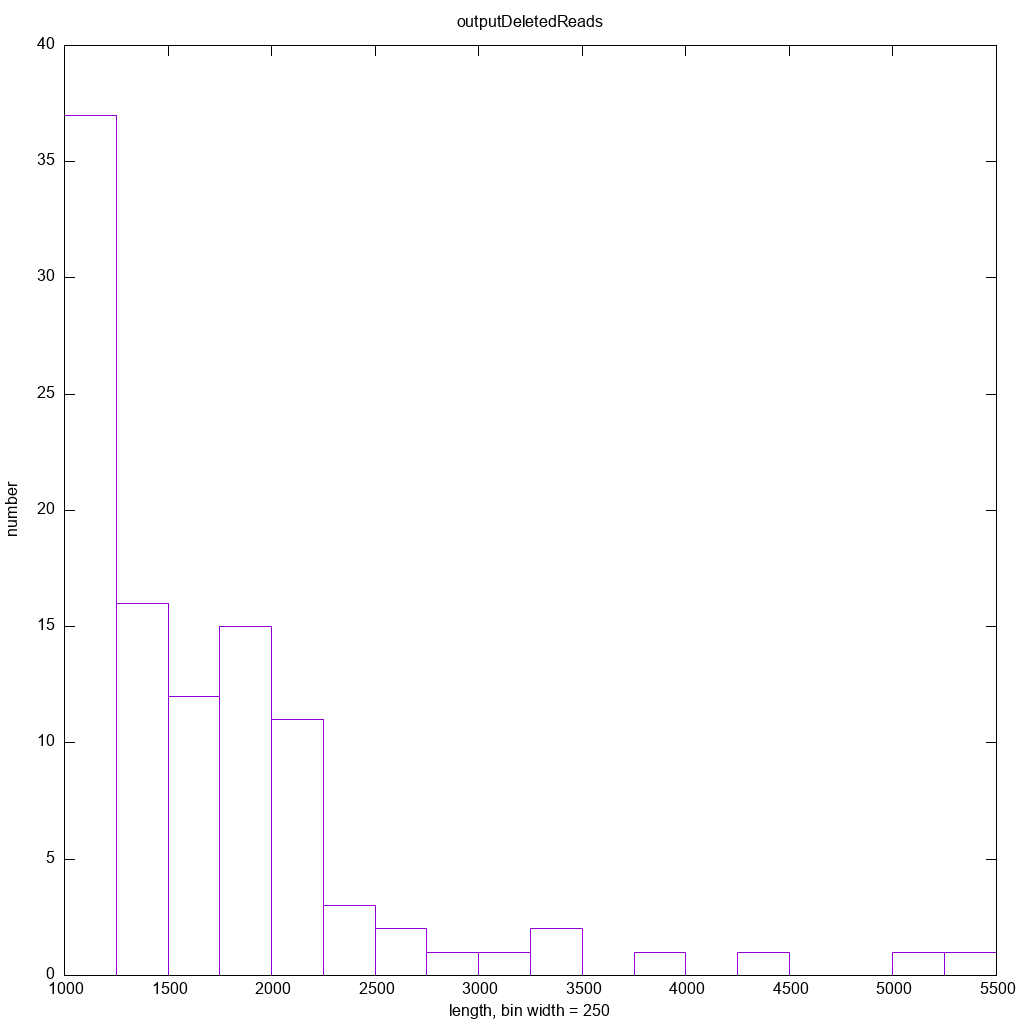

Recreate this plot in gnuplot.
set title 'outputDeletedReads'
set xlabel 'length, bin width = 250'
set ylabel 'number'

binwidth=250
set boxwidth binwidth
bin(x,width) = width*floor(x/width) + binwidth/2.0

set terminal png size 1024,1024
set output './ecoli.1.trimReads.outputDeletedReads.png'
plot [] [0:] './ecoli.1.trimReads.outputDeletedReads.dat' using (bin($1,binwidth)):(1.0) smooth freq with boxes title ''
